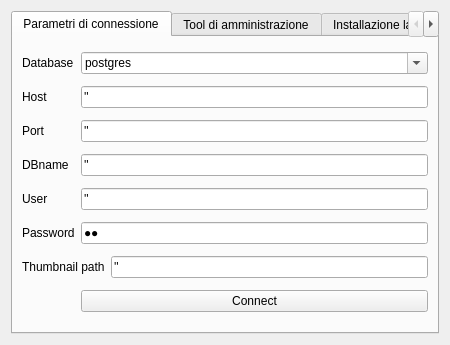
<?xml version="1.0" encoding="UTF-8"?>
<ui version="4.0">
 <class>Dialog_Config</class>
 <widget class="QDialog" name="Dialog_Config">
  <property name="windowModality">
   <enum>Qt::NonModal</enum>
  </property>
  <property name="enabled">
   <bool>true</bool>
  </property>
  <property name="geometry">
   <rect>
    <x>0</x>
    <y>0</y>
    <width>450</width>
    <height>345</height>
   </rect>
  </property>
  <property name="minimumSize">
   <size>
    <width>450</width>
    <height>279</height>
   </size>
  </property>
  <property name="maximumSize">
   <size>
    <width>1000</width>
    <height>1000</height>
   </size>
  </property>
  <property name="cursor">
   <cursorShape>PointingHandCursor</cursorShape>
  </property>
  <property name="windowTitle">
   <string>Impostazioni del sistema</string>
  </property>
  <property name="windowIcon">
   <iconset resource="resources.qrc">
    <normaloff>:/images/iconConn.png</normaloff>:/images/iconConn.png</iconset>
  </property>
  <layout class="QGridLayout" name="gridLayout_2">
   <item row="0" column="0">
    <widget class="QTabWidget" name="tabWidget">
     <property name="sizePolicy">
      <sizepolicy hsizetype="Expanding" vsizetype="Expanding">
       <horstretch>200</horstretch>
       <verstretch>200</verstretch>
      </sizepolicy>
     </property>
     <property name="currentIndex">
      <number>0</number>
     </property>
     <widget class="QWidget" name="tab">
      <attribute name="title">
       <string>Parametri di connessione</string>
      </attribute>
      <layout class="QGridLayout" name="gridLayout">
       <item row="0" column="0">
        <widget class="QLabel" name="label">
         <property name="text">
          <string>Database</string>
         </property>
        </widget>
       </item>
       <item row="0" column="1" colspan="2">
        <widget class="QComboBox" name="comboBox_Database">
         <property name="enabled">
          <bool>true</bool>
         </property>
         <property name="mouseTracking">
          <bool>false</bool>
         </property>
         <property name="contextMenuPolicy">
          <enum>Qt::DefaultContextMenu</enum>
         </property>
         <property name="acceptDrops">
          <bool>false</bool>
         </property>
         <property name="editable">
          <bool>true</bool>
         </property>
         <property name="duplicatesEnabled">
          <bool>false</bool>
         </property>
         <property name="frame">
          <bool>true</bool>
         </property>
         <item>
          <property name="text">
           <string>postgres</string>
          </property>
         </item>
         <item>
          <property name="text">
           <string>sqlite</string>
          </property>
         </item>
        </widget>
       </item>
       <item row="1" column="0">
        <widget class="QLabel" name="label_2">
         <property name="text">
          <string>Host</string>
         </property>
        </widget>
       </item>
       <item row="1" column="1" colspan="2">
        <widget class="QLineEdit" name="lineEdit_Host">
         <property name="text">
          <string>''</string>
         </property>
        </widget>
       </item>
       <item row="2" column="0">
        <widget class="QLabel" name="label_7">
         <property name="text">
          <string>Port</string>
         </property>
        </widget>
       </item>
       <item row="2" column="1" colspan="2">
        <widget class="QLineEdit" name="lineEdit_Port">
         <property name="text">
          <string>''</string>
         </property>
        </widget>
       </item>
       <item row="3" column="0">
        <widget class="QLabel" name="label_3">
         <property name="text">
          <string>DBname</string>
         </property>
        </widget>
       </item>
       <item row="3" column="1" colspan="2">
        <widget class="QLineEdit" name="lineEdit_DBname">
         <property name="text">
          <string>''</string>
         </property>
        </widget>
       </item>
       <item row="4" column="0">
        <widget class="QLabel" name="label_4">
         <property name="text">
          <string>User</string>
         </property>
        </widget>
       </item>
       <item row="4" column="1" colspan="2">
        <widget class="QLineEdit" name="lineEdit_User">
         <property name="text">
          <string>''</string>
         </property>
        </widget>
       </item>
       <item row="5" column="0">
        <widget class="QLabel" name="label_5">
         <property name="text">
          <string>Password</string>
         </property>
        </widget>
       </item>
       <item row="5" column="1" colspan="2">
        <widget class="QLineEdit" name="lineEdit_Password">
         <property name="inputMask">
          <string notr="true"/>
         </property>
         <property name="text">
          <string notr="true">''</string>
         </property>
         <property name="echoMode">
          <enum>QLineEdit::Password</enum>
         </property>
        </widget>
       </item>
       <item row="6" column="0" colspan="2">
        <widget class="QLabel" name="label_10">
         <property name="text">
          <string>Thumbnail path</string>
         </property>
        </widget>
       </item>
       <item row="6" column="2">
        <widget class="QLineEdit" name="lineEdit_Thumb_path">
         <property name="text">
          <string>''</string>
         </property>
        </widget>
       </item>
       <item row="7" column="1" colspan="2">
        <widget class="QPushButton" name="pushButton_save">
         <property name="focusPolicy">
          <enum>Qt::NoFocus</enum>
         </property>
         <property name="text">
          <string>Connect</string>
         </property>
         <property name="checkable">
          <bool>false</bool>
         </property>
         <property name="autoDefault">
          <bool>true</bool>
         </property>
        </widget>
       </item>
      </layout>
     </widget>
     <widget class="QWidget" name="tab_3">
      <attribute name="title">
       <string>Tool di amministrazione</string>
      </attribute>
      <layout class="QGridLayout" name="gridLayout_4">
       <item row="0" column="2">
        <widget class="QPushButton" name="pushButton_exp_directories">
         <property name="text">
          <string>Esportazione</string>
         </property>
        </widget>
       </item>
       <item row="0" column="3">
        <spacer name="horizontalSpacer">
         <property name="orientation">
          <enum>Qt::Horizontal</enum>
         </property>
         <property name="sizeHint" stdset="0">
          <size>
           <width>40</width>
           <height>20</height>
          </size>
         </property>
        </spacer>
       </item>
       <item row="1" column="2">
        <widget class="QLabel" name="label_11">
         <property name="text">
          <string>Esportazione directories</string>
         </property>
        </widget>
       </item>
       <item row="2" column="2">
        <spacer name="verticalSpacer">
         <property name="orientation">
          <enum>Qt::Vertical</enum>
         </property>
         <property name="sizeHint" stdset="0">
          <size>
           <width>20</width>
           <height>40</height>
          </size>
         </property>
        </spacer>
       </item>
      </layout>
     </widget>
     <widget class="QWidget" name="tab_2">
      <attribute name="title">
       <string>Installazione layers</string>
      </attribute>
      <widget class="QWidget" name="layoutWidget">
       <property name="enabled">
        <bool>false</bool>
       </property>
       <property name="geometry">
        <rect>
         <x>20</x>
         <y>10</y>
         <width>381</width>
         <height>161</height>
        </rect>
       </property>
       <layout class="QGridLayout" name="gridLayout_3">
        <item row="0" column="0">
         <widget class="QLabel" name="label_6">
          <property name="text">
           <string>Installa il database</string>
          </property>
         </widget>
        </item>
        <item row="0" column="1">
         <widget class="QPushButton" name="pushButton_crea_database">
          <property name="enabled">
           <bool>false</bool>
          </property>
          <property name="text">
           <string>Installa</string>
          </property>
         </widget>
        </item>
        <item row="1" column="0">
         <widget class="QLabel" name="label_8">
          <property name="text">
           <string>Installa il db geografico su Postgres</string>
          </property>
         </widget>
        </item>
        <item row="1" column="1">
         <widget class="QPushButton" name="pushButton_crea_layer">
          <property name="enabled">
           <bool>false</bool>
          </property>
          <property name="text">
           <string>Installa</string>
          </property>
         </widget>
        </item>
        <item row="2" column="0">
         <widget class="QLabel" name="label_9">
          <property name="text">
           <string>Installa il db geografico su sqlite</string>
          </property>
         </widget>
        </item>
        <item row="2" column="1">
         <widget class="QPushButton" name="pushButton_crea_db_sqlite">
          <property name="enabled">
           <bool>false</bool>
          </property>
          <property name="text">
           <string>Installa</string>
          </property>
         </widget>
        </item>
       </layout>
      </widget>
     </widget>
    </widget>
   </item>
  </layout>
 </widget>
 <tabstops>
  <tabstop>comboBox_Database</tabstop>
  <tabstop>lineEdit_Host</tabstop>
  <tabstop>lineEdit_Port</tabstop>
  <tabstop>lineEdit_DBname</tabstop>
  <tabstop>lineEdit_User</tabstop>
  <tabstop>lineEdit_Password</tabstop>
 </tabstops>
 <resources>
  <include location="resources.qrc"/>
 </resources>
 <connections/>
</ui>
